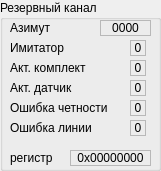
    <widget class="QGroupBox" name="groupAzimSerial">
     <property name="geometry">
      <rect>
       <x>190</x>
       <y>10</y>
       <width>161</width>
       <height>171</height>
      </rect>
     </property>
     <property name="title">
      <string>Резервный канал</string>
     </property>
     <widget class="QLabel" name="labelAzimSerialt">
      <property name="geometry">
       <rect>
        <x>10</x>
        <y>150</y>
        <width>61</width>
        <height>16</height>
       </rect>
      </property>
      <property name="text">
       <string>регистр</string>
      </property>
     </widget>
     <widget class="QLabel" name="labelAzimSerial">
      <property name="geometry">
       <rect>
        <x>70</x>
        <y>150</y>
        <width>81</width>
        <height>16</height>
       </rect>
      </property>
      <property name="frameShape">
       <enum>QFrame::StyledPanel</enum>
      </property>
      <property name="text">
       <string>0x00000000</string>
      </property>
      <property name="alignment">
       <set>Qt::AlignCenter</set>
      </property>
     </widget>
     <widget class="QLabel" name="labelAzimSerial1">
      <property name="geometry">
       <rect>
        <x>100</x>
        <y>20</y>
        <width>51</width>
        <height>16</height>
       </rect>
      </property>
      <property name="frameShape">
       <enum>QFrame::StyledPanel</enum>
      </property>
      <property name="text">
       <string>0000</string>
      </property>
      <property name="alignment">
       <set>Qt::AlignCenter</set>
      </property>
     </widget>
     <widget class="QLabel" name="labelAzimSerial1t">
      <property name="geometry">
       <rect>
        <x>10</x>
        <y>20</y>
        <width>91</width>
        <height>16</height>
       </rect>
      </property>
      <property name="text">
       <string>Азимут</string>
      </property>
     </widget>
     <widget class="QLabel" name="labelAzimSerial17">
      <property name="geometry">
       <rect>
        <x>130</x>
        <y>40</y>
        <width>16</width>
        <height>16</height>
       </rect>
      </property>
      <property name="frameShape">
       <enum>QFrame::StyledPanel</enum>
      </property>
      <property name="text">
       <string>0</string>
      </property>
      <property name="alignment">
       <set>Qt::AlignCenter</set>
      </property>
     </widget>
     <widget class="QLabel" name="labelAzimSerial17t">
      <property name="geometry">
       <rect>
        <x>10</x>
        <y>40</y>
        <width>121</width>
        <height>16</height>
       </rect>
      </property>
      <property name="text">
       <string>Имитатор</string>
      </property>
     </widget>
     <widget class="QLabel" name="labelAzimSerial18">
      <property name="geometry">
       <rect>
        <x>130</x>
        <y>60</y>
        <width>16</width>
        <height>16</height>
       </rect>
      </property>
      <property name="frameShape">
       <enum>QFrame::StyledPanel</enum>
      </property>
      <property name="text">
       <string>0</string>
      </property>
      <property name="alignment">
       <set>Qt::AlignCenter</set>
      </property>
     </widget>
     <widget class="QLabel" name="labelAzimSerial18t">
      <property name="geometry">
       <rect>
        <x>10</x>
        <y>60</y>
        <width>121</width>
        <height>16</height>
       </rect>
      </property>
      <property name="text">
       <string>Акт. комплект</string>
      </property>
     </widget>
     <widget class="QLabel" name="labelAzimSerial19">
      <property name="geometry">
       <rect>
        <x>130</x>
        <y>80</y>
        <width>16</width>
        <height>16</height>
       </rect>
      </property>
      <property name="frameShape">
       <enum>QFrame::StyledPanel</enum>
      </property>
      <property name="text">
       <string>0</string>
      </property>
      <property name="alignment">
       <set>Qt::AlignCenter</set>
      </property>
     </widget>
     <widget class="QLabel" name="labelAzimSerial19t">
      <property name="geometry">
       <rect>
        <x>10</x>
        <y>80</y>
        <width>121</width>
        <height>16</height>
       </rect>
      </property>
      <property name="text">
       <string>Акт. датчик</string>
      </property>
     </widget>
     <widget class="QLabel" name="labelAzimSerial31t">
      <property name="geometry">
       <rect>
        <x>10</x>
        <y>100</y>
        <width>121</width>
        <height>16</height>
       </rect>
      </property>
      <property name="text">
       <string>Ошибка четности</string>
      </property>
     </widget>
     <widget class="QLabel" name="labelAzimSerial32">
      <property name="geometry">
       <rect>
        <x>130</x>
        <y>120</y>
        <width>16</width>
        <height>16</height>
       </rect>
      </property>
      <property name="frameShape">
       <enum>QFrame::StyledPanel</enum>
      </property>
      <property name="text">
       <string>0</string>
      </property>
      <property name="alignment">
       <set>Qt::AlignCenter</set>
      </property>
     </widget>
     <widget class="QLabel" name="labelAzimSerial31">
      <property name="geometry">
       <rect>
        <x>130</x>
        <y>100</y>
        <width>16</width>
        <height>16</height>
       </rect>
      </property>
      <property name="frameShape">
       <enum>QFrame::StyledPanel</enum>
      </property>
      <property name="text">
       <string>0</string>
      </property>
      <property name="alignment">
       <set>Qt::AlignCenter</set>
      </property>
     </widget>
     <widget class="QLabel" name="labelAzimSerial32t">
      <property name="geometry">
       <rect>
        <x>10</x>
        <y>120</y>
        <width>121</width>
        <height>16</height>
       </rect>
      </property>
      <property name="text">
       <string>Ошибка линии</string>
      </property>
     </widget>
    </widget>
